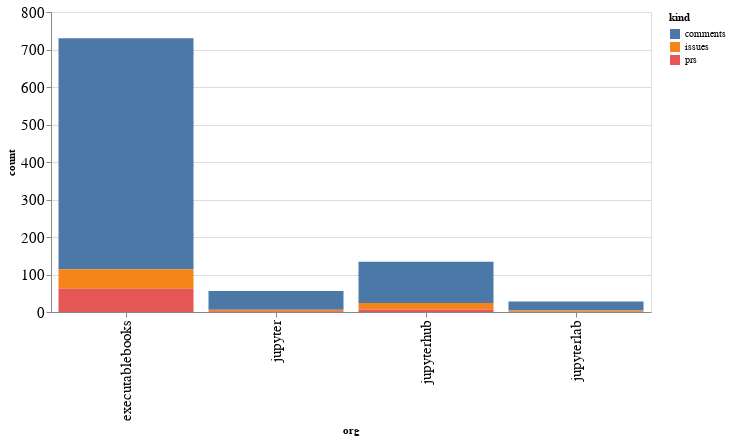

The notebook cell this image was saved under:
### Code cell
alt.Chart(org_summaries, width=600).mark_bar().encode(
    x='org',
    y='count',
    color='kind',
    tooltip="org"
)

### Figure 1 — Vega-Lite specification as saved in the notebook (floating-point values rounded to 4 significant figures)
{"config": {"axisLeft": {"labelFontSize": 15}, "axisBottom": {"labelFontSize": 15}}, "data": {"name": "data-8c62fcff326979eaddc516aec30117f3"}, "mark": "bar", "encoding": {"color": {"type": "nominal", "field": "kind"}, "tooltip": {"type": "nominal", "field": "org"}, "x": {"type": "nominal", "field": "org"}, "y": {"type": "quantitative", "field": "count"}}, "width": 600, "$schema": "https://vega.github.io/schema/vega-lite/v4.8.1.json", "datasets": {"data-8c62fcff326979eaddc516aec30117f3": [{"org": "executablebooks", "kind": "comments", "count": 616}, {"org": "executablebooks", "kind": "issues", "count": 52}, {"org": "executablebooks", "kind": "prs", "count": 62}, {"org": "jupyter", "kind": "comments", "count": 50}, {"org": "jupyter", "kind": "issues", "count": 4}, {"org": "jupyter", "kind": "prs", "count": 2}, {"org": "jupyterhub", "kind": "comments", "count": 110}, {"org": "jupyterhub", "kind": "issues", "count": 17}, {"org": "jupyterhub", "kind": "prs", "count": 7}, {"org": "jupyterlab", "kind": "comments", "count": 24}, {"org": "jupyterlab", "kind": "issues", "count": 3}, {"org": "jupyterlab", "kind": "prs", "count": 1}]}}
